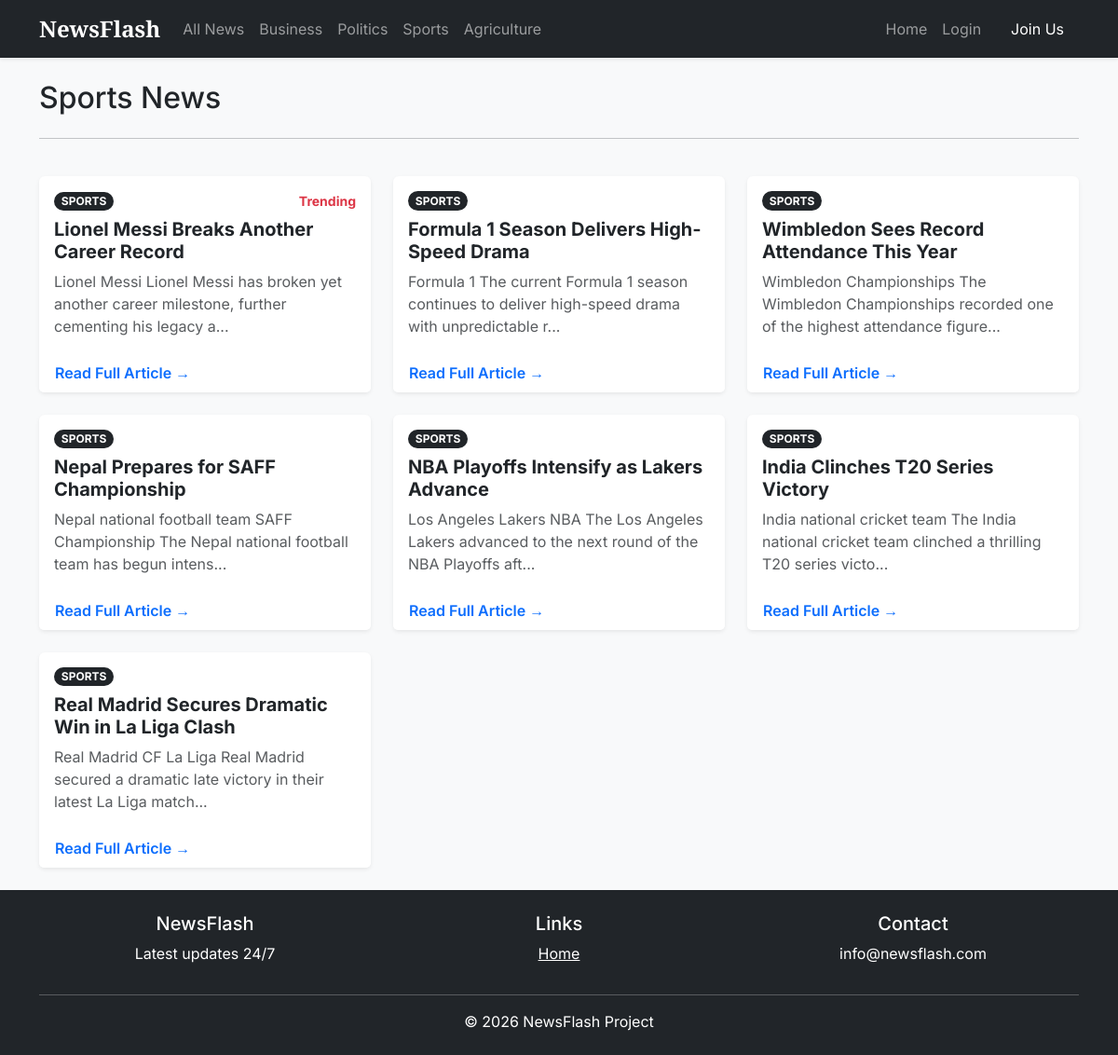
Page /category/Sports on the committed database.
### app/models.py (models this page shows, shortened)
class Category(db.Model):
    id = db.Column(db.Integer, primary_key=True)
    name = db.Column(db.String(50), unique=True, nullable=False)
    posts = db.relationship('Post', backref='category', lazy=True)

class Post(db.Model):
    id = db.Column(db.Integer, primary_key=True)
    title = db.Column(db.String(100), nullable=False)
    date_posted = db.Column(db.DateTime, nullable=False, default=datetime.utcnow)
    content = db.Column(db.Text, nullable=False)
    user_id = db.Column(db.Integer, db.ForeignKey('user.id'), nullable=False)
    category_id = db.Column(db.Integer, db.ForeignKey('category.id'), nullable=False)
    is_trending = db.Column(db.Boolean, default=False)

### app/routes.py (the view)
@main_bp.route("/category/<string:category_name>")
def category_posts(category_name):
    category = Category.query.filter(Category.name.ilike(category_name)).first_or_404()
    posts = Post.query.filter_by(category_id=category.id)\
               .order_by(Post.is_trending.desc(), Post.date_posted.desc()).all()
    return render_template('index.html', posts=posts, title=category.name)

### app/templates/index.html (shortened to what this page needs)
{% extends "layout.html" %}
{% block content %}
<div class="row">
    <div class="col-md-12 mb-4">
        <h2 class="mb-4">{% if title %}{{ title }} News{% else %}Latest News{% endif %}</h2>
        <hr>
    </div>
    {% if posts %}
        {% for post in posts %}
        <div class="col-md-6 col-lg-4 mb-4">
            <div class="card h-100 border-0 shadow-sm">
                <div class="card-body">
                    <div class="d-flex justify-content-between align-items-center mb-2">
                        <span class="badge rounded-pill bg-dark text-uppercase">{{ post.category.name }}</span>
                        {% if post.is_trending %}
                            <small class="text-danger fw-bold"> Trending</small>
                        {% endif %}
                    </div>
                    <h5 class="card-title fw-bold"><a href="{{ url_for('main.post', post_id=post.id) }}" class="text-decoration-none text-dark">{{ post.title }}</a></h5>
                    <p class="card-text text-muted">{{ post.content[:100] }}...</p>
                </div>
                <div class="card-footer bg-white border-0">
                    <a href="{{ url_for('main.post', post_id=post.id) }}" class="btn btn-link p-0 text-decoration-none fw-semibold">Read Full Article →</a>
                </div>
            </div>
        </div>
        {% endfor %}
    {% else %}
        <div class="col-12 text-center py-5">
            <h3>No news stories yet. Be the first to post!</h3>
            <a href="{{ url_for('main.new_post') }}" class="btn btn-primary mt-3">Post News</a>
        </div>
    {% endif %}
</div>
{% endblock %}

### app/templates/layout.html (style rules this page uses)
body { font-family: 'Inter', sans-serif; }

### rows in the picture
Category: name "Sports"
Post: category.name "SPORTS", is_trending "Trending", title "Lionel Messi Breaks Another Career Record", content "Lionel Messi Lionel Messi has broken yet another career milestone, further cementing his legacy a"
Post: category.name "SPORTS", title "Formula 1 Season Delivers High-Speed Drama", content "Formula 1 The current Formula 1 season continues to deliver high-speed drama with unpredictable r"
Post: category.name "SPORTS", title "Wimbledon Sees Record Attendance This Year", content "Wimbledon Championships The Wimbledon Championships recorded one of the highest attendance figure"
Post: category.name "SPORTS", title "Nepal Prepares for SAFF Championship", content "Nepal national football team SAFF Championship The Nepal national football team has begun intens"
Post: category.name "SPORTS", title "NBA Playoffs Intensify as Lakers Advance", content "Los Angeles Lakers NBA The Los Angeles Lakers advanced to the next round of the NBA Playoffs aft"
Post: category.name "SPORTS", title "India Clinches T20 Series Victory", content "India national cricket team The India national cricket team clinched a thrilling T20 series victo"
Post: category.name "SPORTS", title "Real Madrid Secures Dramatic Win in La Liga Clash", content "Real Madrid CF La Liga Real Madrid secured a dramatic late victory in their latest La Liga match"
